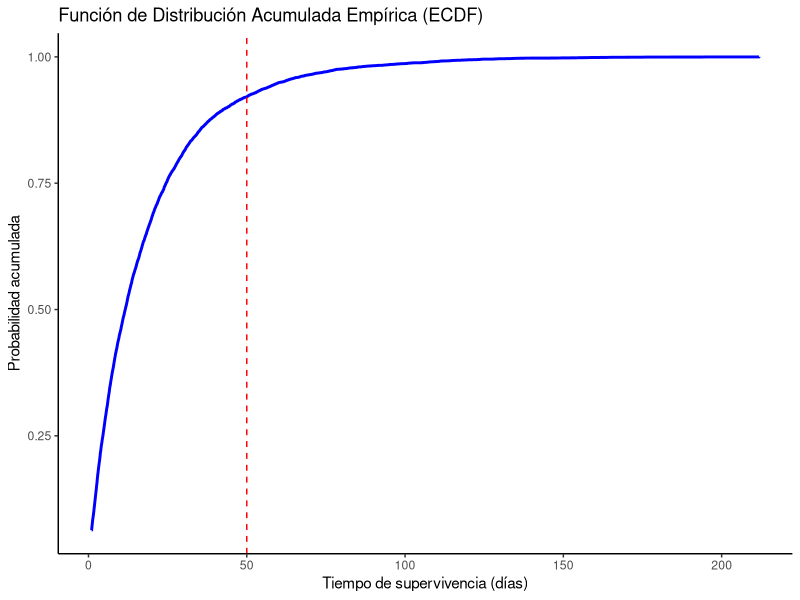
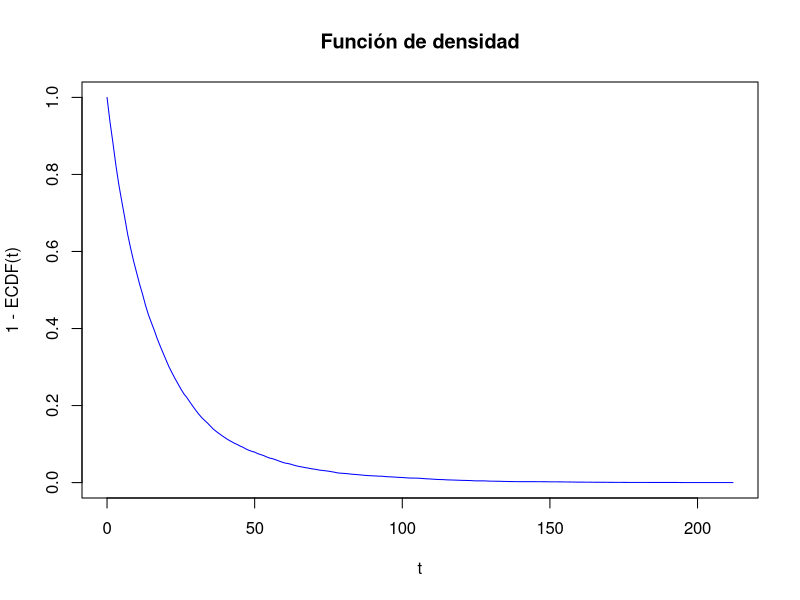
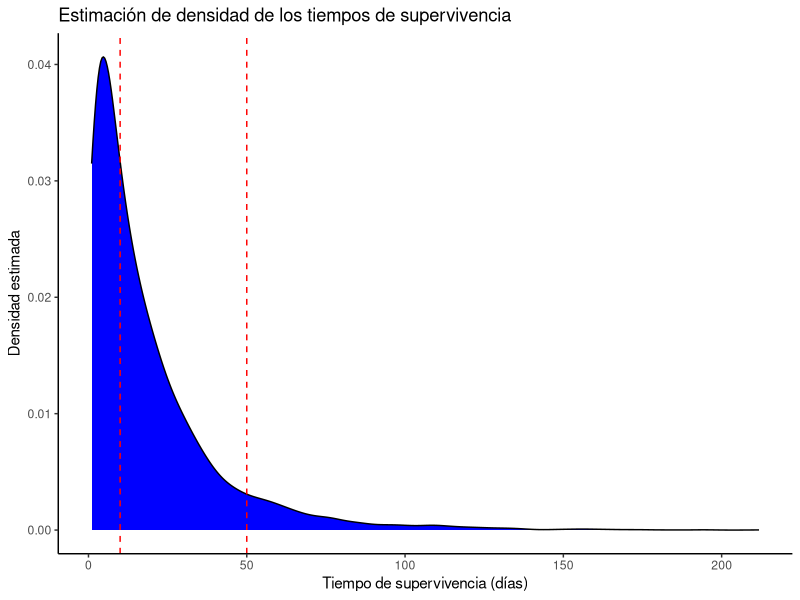
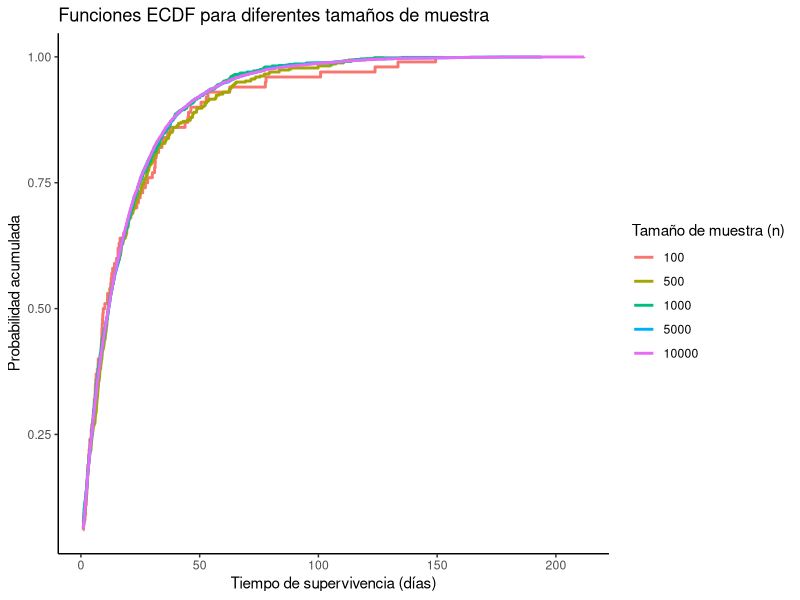
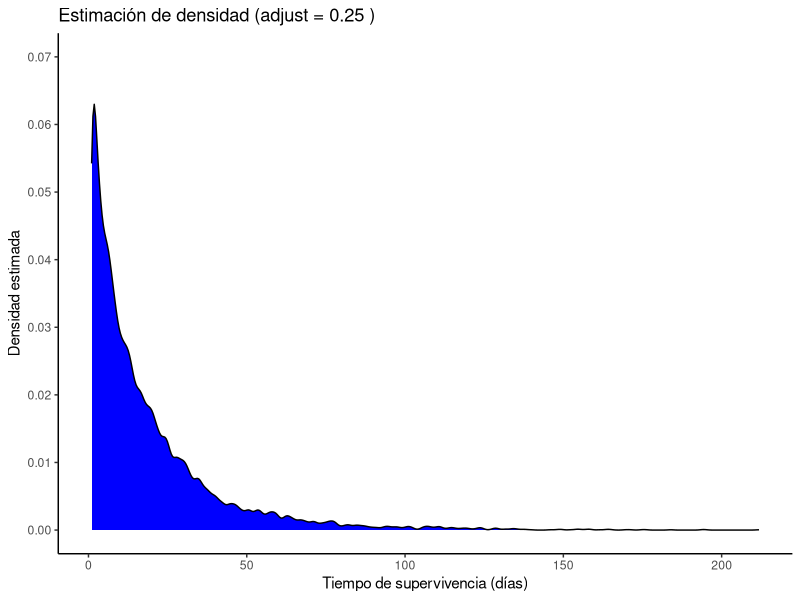
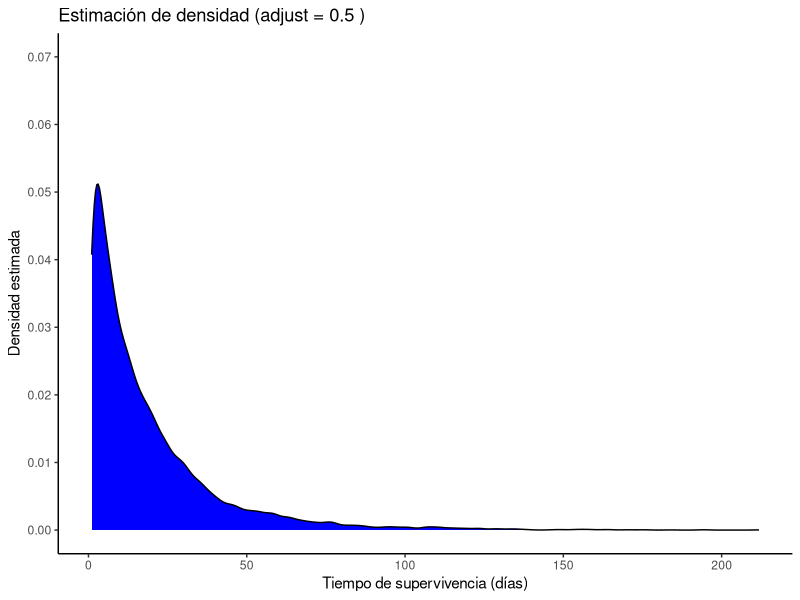
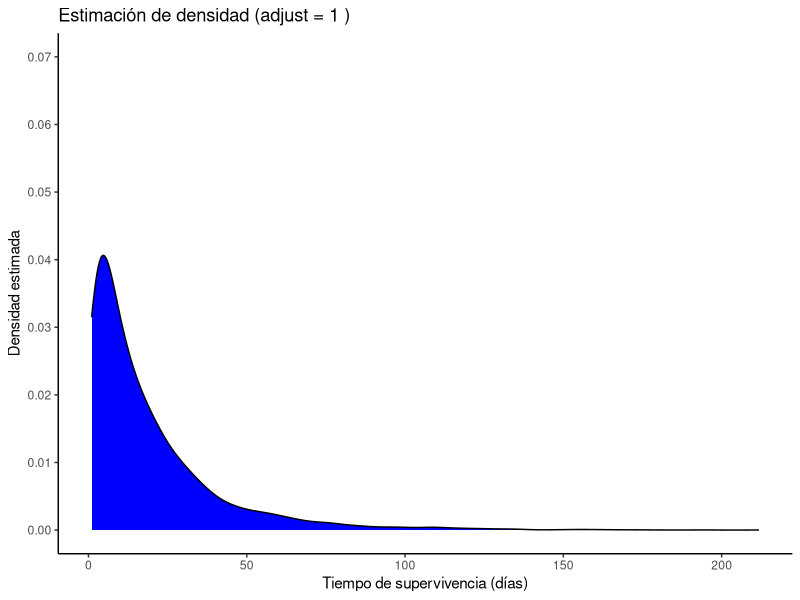
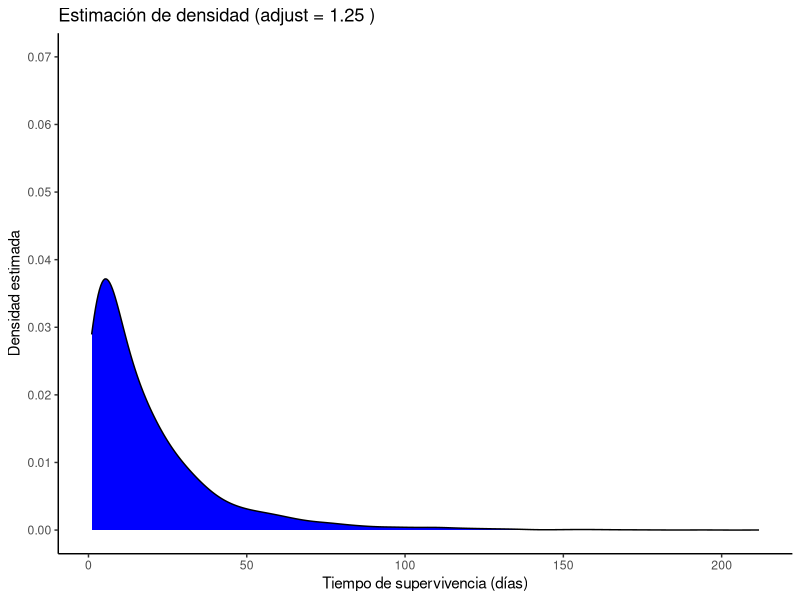

The R script that drew these images, in order:
library(tidyverse)
#hola
rm(list = ls())

#setwd("C:\\LUCA\\UdeSA\\Métodos Econométricos y Organización Industrial Aplicada\\TPs\\TP 1")
#setwd("nina")
#setwd("lujan")
datos <- read.csv("Base de datos TP 1.csv")

#1. Estimen y grafiquen la función de distribución acumulada para toda la muestra (ecdf), sin distinguir entre diferentes 
#grupos de personas. Interpreten el valor de la ECDF cuando el tiempo de supervivencia es 50 unidades de tiempo.

ggplot(datos, aes(x = time)) +
  stat_ecdf(color = "blue", pad = F, linewidth = 1) +
  geom_vline(xintercept = 50, linetype = "dashed", color = "red") +
  labs(title = "Función de Distribución Acumulada Empírica (ECDF)",
       x = "Tiempo de supervivencia (días)",
       y = "Probabilidad acumulada") +
  theme_classic()

#Tiempo de supervivencia es 50 días
ecdf_fun <- ecdf(datos$time)
ecdf_fun(50)

#2. Estimen y grafiquen la función de supervivencia e interpreten los resultados obtenidos, ¿cómo describirían los resultados 
#del tratamiento sobre la supervivencia? (mayores momentos de mortalidad, tiempo mediano de supervivencia, etc). 1 Bonus: pue
#-den agregar intervalos de confianza.

t_values <- 0:212
densidad <- numeric(length(t_values))

# Calcular 1 - ECDF(t)
for (i in seq_along(t_values)) {
  t <- t_values[i]
  densidad[i] <- 1 - ecdf_fun(t)
}

# Graficamos
plot(t_values, densidad, type = "l", col = "blue",
     xlab = "t", ylab = "1 - ECDF(t)", main = "Función de densidad")

#3. Estimen la densidad de los tiempos de supervivencia utilizando alguno de los kernels vistos en clase (definan el bandwith 
#con la Regla de Oro de Silverman) y grafiquen. ¿Cuáles son los tiempos de supervivencia más comunes? ¿Qué pueden decir sobre 
#la variabilidad de los tiempos de supervivencia? Comparen la densidad estimada en el tiempo 50 y 10 e interpreten.

#Por simplicidad, usamos el kernel gaussiano de segundo órden, donde el bandwith óptimo según la regla de oro tiene la siguien
#-te expresión: h = 1.06 * sigma_hat * n ^ {-1 / 5}. Luego:

n <- length(datos$time)
sigma_hat <- sd(datos$time)
bw_gr <- 1.06 * sigma_hat * n ^ (-1/5)

densidad <- density(datos$time, kernel = "gaussian", bw = bw_gr, adjust = 1)

#10 tiempos más comunes
top_10 <- densidad$x[order(densidad$y, decreasing = T)[1:10]]
print(top_10)

#Densidad estimada en time = 50 vs time = 10
dens_10 <- approx(densidad$x, densidad$y, xout = 10)$y
dens_50 <- approx(densidad$x, densidad$y, xout = 50)$y

cat("Densidad estimada en el tiempo 10:", dens_10, "Densidad estimada en el tiempo 50:", dens_50, "\n")

#Graficamos
ggplot(datos, aes(x = time)) +
  geom_density(kernel = "gaussian", bw = bw_gr, adjust = 1, fill = "blue") +
  geom_vline(xintercept = c(10, 50), linetype = "dashed", color = "red") +
  labs(title = "Estimación de densidad de los tiempos de supervivencia",
       x = "Tiempo de supervivencia (días)",
       y = "Densidad estimada") +
  theme_classic()

#4. Generen un grupo de gráficos que muestre cómo cambia la estimacion de la función de distribución acumulada empírica a medi
#-da que aumenta la cantidad de observaciones. Para esto pueden sacar muestras aleatorias de la base con diferente cantidad de 
#observaciones. Expliquen lo que observan.

tamaño <- c(100, 500, 1000, 5000, 10000)

df_total <- data.frame()

for (n in tamaño) {
  muestra <- sample(datos$time, size = n, replace = FALSE)
  df <- data.frame(time = muestra, n = as.factor(n))
  df_total <- rbind(df_total, df)
}

ggplot(df_total, aes(x = time, color = n)) +
  stat_ecdf(linewidth = 1, pad = F) +
  labs(title = "Funciones ECDF para diferentes tamaños de muestra",
       x = "Tiempo de supervivencia (días)",
       y = "Probabilidad acumulada",
       color = "Tamaño de muestra (n)") +
  theme_classic()

#5. Generen un grupo de gráficos que muestre cómo cambia la estimación de densidad de los tiempos de supervivencia para dife
#-rentes valores del bandwith (utilice un kernel Gaussiano). Expliquen lo que observan.

output_folder <- "graficos_density"
if (!dir.exists(output_folder)) dir.create(output_folder)

adjust <- c(0.25, 0.5, 1, 1.25, 1.5, 2)

for (i in adjust) {
  plot <- ggplot(datos, aes(x = time)) +
    geom_density(kernel = "gaussian", bw = bw_gr, adjust = i, fill = "blue") +
    scale_y_continuous(limits = c(0, 0.07), breaks = seq(0, 0.07, 0.01)) +
    labs(title = paste("Estimación de densidad (adjust =", i, ")"),
         x = "Tiempo de supervivencia (días)", y = "Densidad estimada") +
    theme_classic()
  
  print(plot)
  
  file_name <- paste0("grafico_density_", i, ".png")
  ggsave(file.path(output_folder, file_name), plot, width = 11, height = 11, dpi = 300)
}
